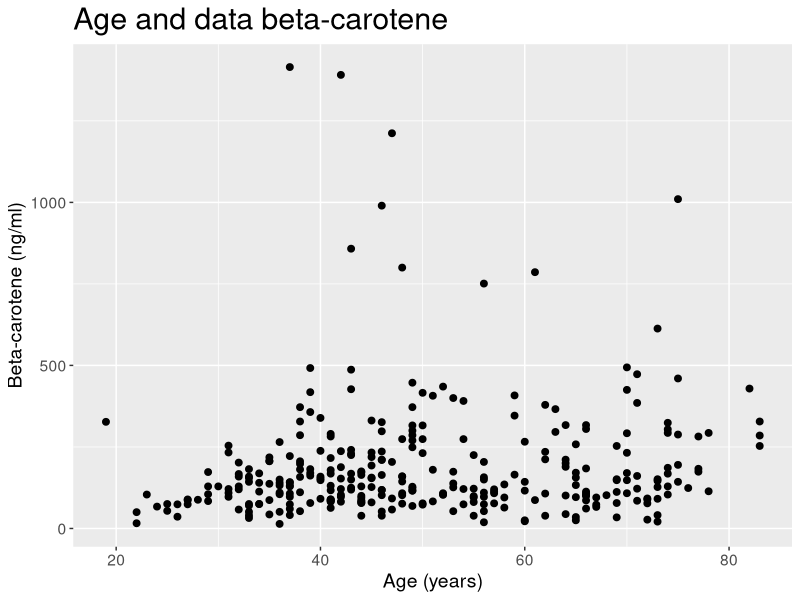
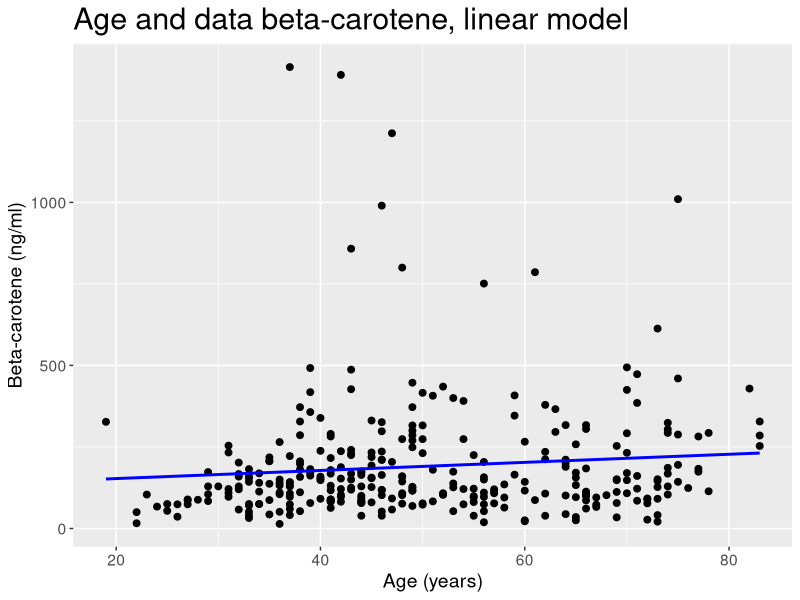
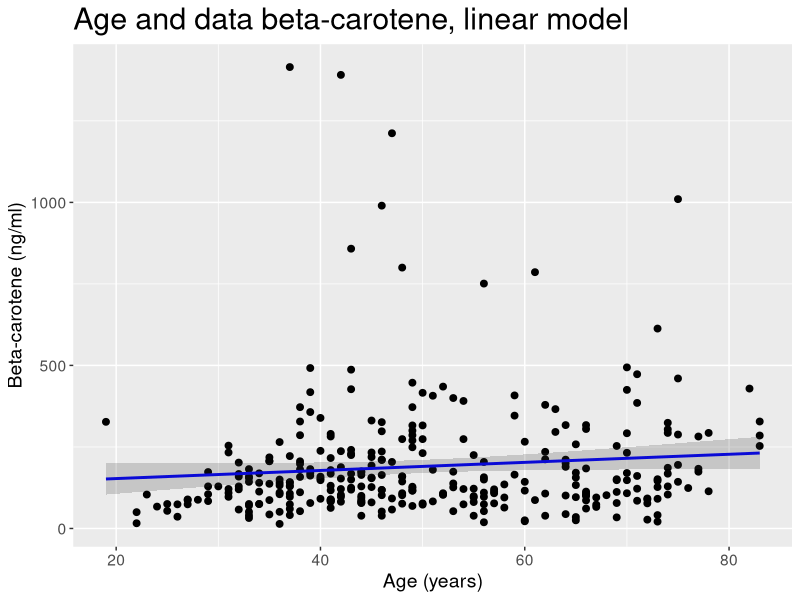
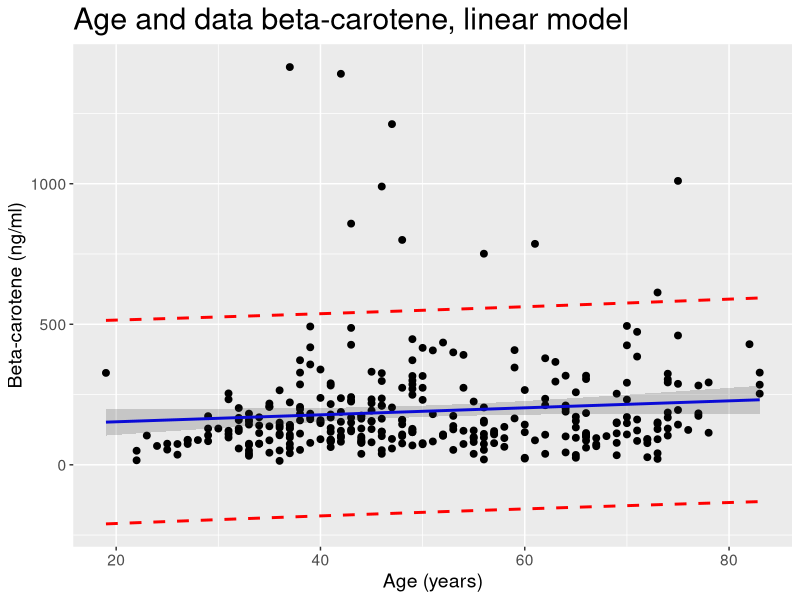
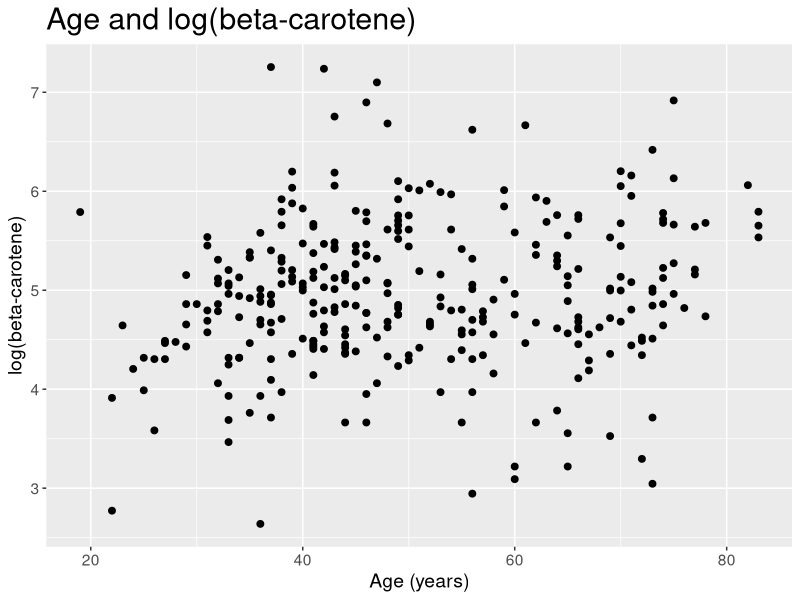
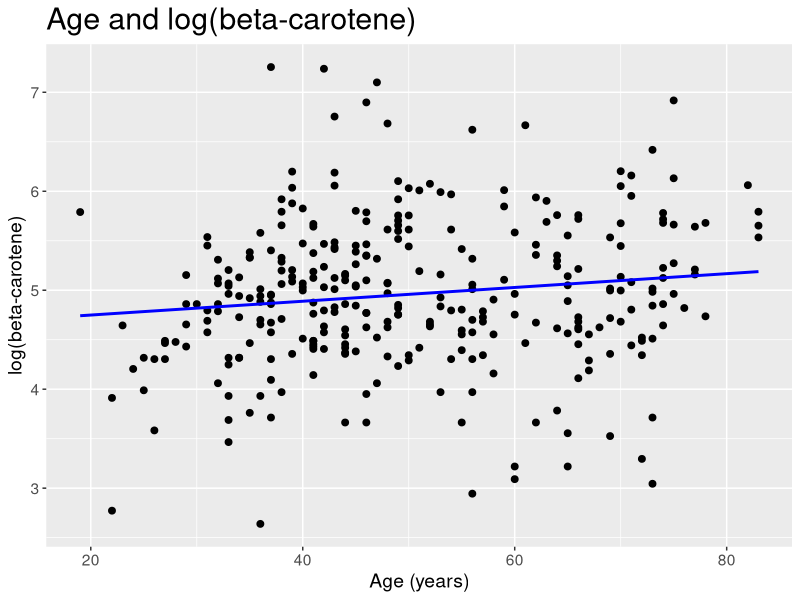
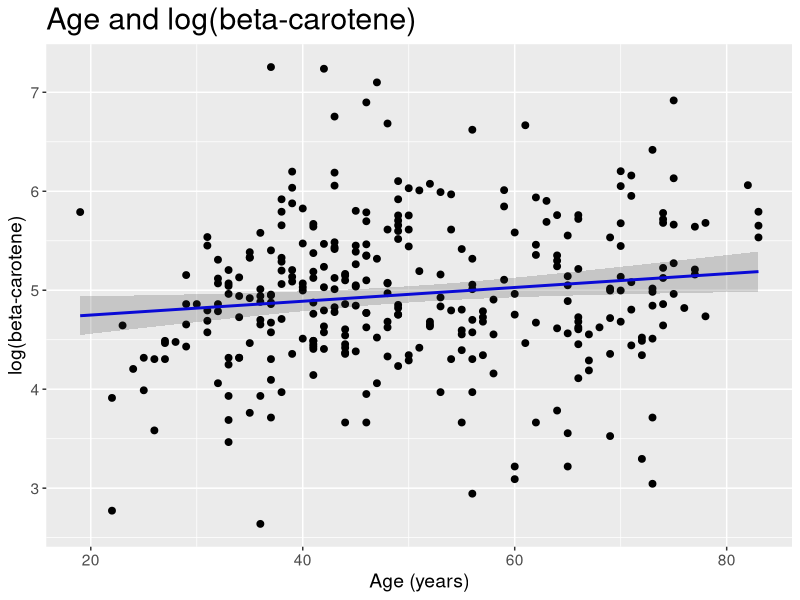
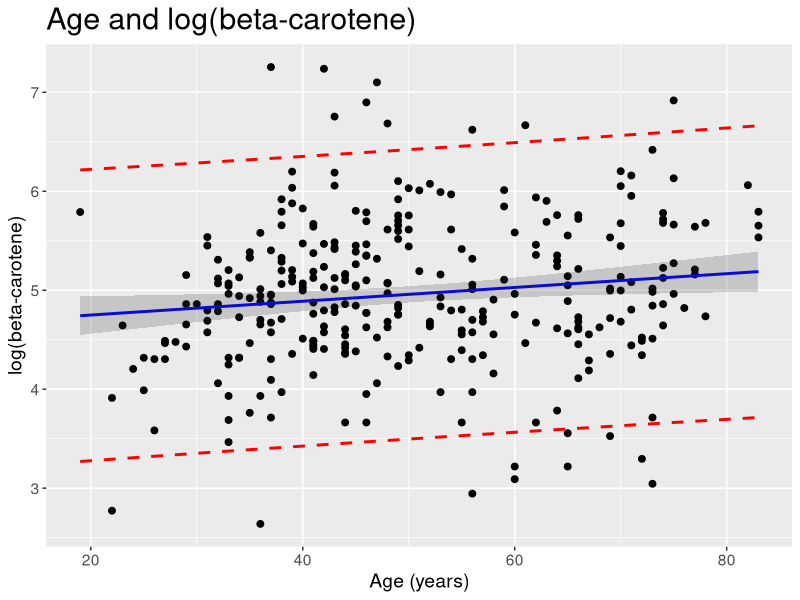

These charts were generated, in order, by the following R code:
# Imports
library(ggplot2)

# Constants
overwrite.images <- FALSE

# Read data file
data <- read.delim(file = "Data/plasma.txt")
head(data)
summary(data)

# Delete invalid datapoint and store minimum
data <- data[data$betaplasma > 0, ]
minage <- min(data$age)


###### Linear model ######
model1.linear <- lm(betaplasma ~ I(age - minage), data = data)
summary(model1.linear)

# Extract betas and corresponding confidence intervals
model1.linear$coefficients
confint(model1.linear)


# Fit a line and display data
model1.linear.pred <- cbind(data, 
        fit = predict(model1.linear),
        conf = predict(model1.linear, interval = "confidence"),
        pred = predict(model1.linear, interval = "prediction"))
head(model1.linear.pred)

# Get rid of extra fits
model1.linear.pred$conf.fit <- model1.linear.pred$pred.fit <- NULL
head(model1.linear.pred)

# Plot beta-carotene against age and save image
(
  plot1.data <-
    ggplot(data = model1.linear.pred, aes(x = age, y = betaplasma)) +
    geom_point(size = 2) +
    xlab("Age (years)") +
    ylab("Beta-carotene (ng/ml)") +
    labs(title = "Age and data beta-carotene") +
    theme(text = element_text(size = 14), plot.title = element_text(size=22))
)

# Add the fitted line to the data plot
(
  plot1.line <- plot1.data + 
    geom_line(aes(y = fit), color = "blue", size = 1) +
    labs(title = "Age and data beta-carotene, linear model")
)
# Add confidence interval
(
  plot1.conf <- plot1.line + 
    geom_ribbon(aes(ymin = conf.lwr, ymax = conf.upr), alpha = 0.2)
)

# Add prediction interval
(
  plot1.pred <- plot1.conf + geom_line(aes(y = pred.lwr),
                                       color = "red", linetype = "dashed", size = 1) +
    geom_line(aes(y = pred.upr), 
              color = "red", linetype = "dashed", size = 1)
)
if(overwrite.images) {
  ggsave(filename="AgeVsBetaCarotene.png", path="Images/Part 1/")
} 

###### Logarithmic model ######
model2.log <- lm(log(betaplasma) ~ I(age - minage), data = data)
summary(model2.log)$coefficients
exp(summary(model2.log)$coefficients)
confint(model2.log)
exp(confint(model2.log))


# Fit a log line and display head
model2.log.pred <- cbind(data, 
        fit = predict(model2.log),
        conf = predict(model2.log, interval = "confidence"),
        pred = predict(model2.log, interval = "prediction"))
head(model2.log.pred)

# Get rid of the extra fits
model2.log.pred$conf.fit <- model2.log.pred$pred.fit <- NULL
head(model2.log.pred)

# Plot log(beta-carotene) against age
(
  plot2.data <- 
    ggplot(data = model2.log.pred, aes(x = age, y = log(betaplasma))) + 
    geom_point(size = 2) +
    xlab("Age (years)") +
    ylab("log(beta-carotene)") +
    labs(title = "Age and log(beta-carotene)") +
    theme(text = element_text(size = 14), plot.title = element_text(size=22))
)

# Add the fitted line to the data plot and save
(
  plot2.line <- plot2.data + 
    geom_line(aes(y = fit), color = "blue", size = 1)
)

# Add confidence interval
(
  plot2.conf <- plot2.line + 
    geom_ribbon(aes(ymin = conf.lwr, ymax = conf.upr), alpha = 0.2)
)

# Add prediction interval
(
  plot2.pred <- plot2.conf + geom_line(aes(y = pred.lwr),
                       color = "red", linetype = "dashed", size = 1) +
             geom_line(aes(y = pred.upr), 
                       color = "red", linetype = "dashed", size = 1)
)
if(overwrite.images) {
  ggsave(filename="AgeVsLogBetaCarotene.png", path="Images/Part 1/")
}
###### Residual Analysis ######
### Linear model ###

# Add the residuals to the predicted data
model1.linear.pred$e <- model1.linear$residuals
head(model1.linear.pred)

# Save the max-value in order to make the y-axis symmetrical 
# in the plots.
(max1.e <- max(abs(model1.linear.pred$e)))
(model1.linear.pred.elims <- c(-max1.e, max1.e))

# Plot residuals against x, add a horizontal line at y=0,
# and expand the y-axis to include +/- max residual.
(
  plot3.data <- ggplot(data = model1.linear.pred, aes(x = age, y = e)) +
         geom_point(size = 2) + geom_hline(yintercept = 0) + 
         expand_limits(y = model1.linear.pred.elims) + xlab("Age") + 
         ylab("Residual") + labs(title = "Residuals vs age, linear model") +
         theme(text = element_text(size = 14),
               plot.title = element_text(size=22))
)
if(overwrite.images) {
  ggsave(filename="ResVsAgeLin.png", path="Images/Part 1/")
}

# Plot residuals against yhat, add a horizontal line at y=0,
# and expand the y-axis to include +/- max residual.
(
  plot4 <- ggplot(data = model1.linear.pred, aes(x = fit, y = e)) + 
    geom_point(size = 2) + geom_hline(yintercept = 0) + 
    expand_limits(y = model1.linear.pred.elims) + 
    xlab("Predicted concentrations of beta-carotene (ng/ml)") + 
    ylab("Residual") + labs(
      title = "Residuals vs predicted values y-hat, linear model") +
    theme(text = element_text(size = 14), plot.title = element_text(size=18))
)
if(overwrite.images) {
  ggsave(filename="ResVsYhatLin.png", path="Images/Part 1/")
}

# Make a normal qq-plot of the residuals.
(
  plot5 <- ggplot(data = model1.linear.pred, aes(sample = e)) + 
    geom_qq(size = 2) + geom_qq_line() + 
    labs(title = "Normal Q-Q-plot of the residuals, linear model") +
    xlab("Normal quantiles") + ylab("Residual quantiles") +
    theme(text = element_text(size = 14), plot.title = element_text(size=18))
)
if(overwrite.images) {
  ggsave(filename="QQplotResLin.png", path="Images/Part 1/")
}

# Histogram of the residuals:
(
  plot6 <- ggplot(data = model1.linear.pred, aes(x = e)) +
       geom_histogram(bins = 10) + xlab("Residuals") + ylab("Count (n)") +
       labs(title = "Histogram of residuals, linear model") +
       theme(text = element_text(size = 14))
)
if(overwrite.images) {
  ggsave(filename="HistplotResLin.png", path="Images/Part 1/")
}

### Logarithmic model ###
# Add the residuals to the predicted data
model2.log.pred$e <- model2.log$residuals
head(model2.log.pred)

# Save the max-value in order to make the y-axis symmetrical 
# in the plots.
(max2.e <- max(abs(model2.log.pred$e)))
(model2.log.pred.elims <- c(-max2.e, max2.e))

# Plot residuals against x, add a horizontal line at y=0,
# and expand the y-axis to include +/- max residual.
(
  plot7 <- ggplot(data = model2.log.pred, aes(x = age, y = e)) + 
       geom_point(size = 2) + geom_hline(yintercept = 0) + 
       expand_limits(y = model2.log.pred.elims) + xlab("Age") + ylab("Residual") 
       + labs(title = "Residuals vs age, logarithmic model") +
       theme(text = element_text(size = 14), plot.title = element_text(size=22))
)
if(overwrite.images) {
  ggsave(filename="ResVsAgeLog.png", path="Images/Part 1/")
}

# Plot residuals against y-hat, add a horizontal line at y=0,
# and expand the y-axis to include +/- max residual.
(
  plot8 <- ggplot(data = model2.log.pred, aes(x = fit, y = e)) + 
       geom_point(size = 2) + geom_hline(yintercept = 0) + 
       expand_limits(y = model2.log.pred.elims) +
       xlab("Predicted betakaroten") + ylab("Residual") +
       labs(title = "Residuals vs predicted values Y-hat, logarithmic model") +
       theme(text = element_text(size = 14), plot.title = element_text(size=18))
)
if(overwrite.images) {
  ggsave(filename="ResVsYhatLog.png", path="Images/Part 1/")
}

# Make a normal qq-plot of the residuals.
(
  plot9 <- ggplot(data = model2.log.pred, aes(sample = e)) + geom_qq(size = 2) +
       geom_qq_line() + labs(title = "Normal Q-Q-plot of the residuals") +
       theme(text = element_text(size = 14))
)
if(overwrite.images) {
  ggsave(filename="QQplotResLog.png", path="Images/Part 1/")
}

# Histogram of the residuals:
(
  plot10 <- ggplot(data = model2.log.pred, aes(x = e)) + 
    geom_histogram(bins = 10) + xlab("Residuals") + ylab("Count (n)") +
    labs(title = "Histogram of residuals, logarithmic model") + 
    theme(text = element_text(size = 14))
)
if(overwrite.images) {
  ggsave(filename="HistplotResLog.png", path="Images/Part 1/")
}

### Choosing logarithmic model ###
# Calculate the confidence intervals for beta:
(conf <- confint(model2.log))
model2.log$coefficients
exp(conf)
exp(model2.log$coefficients)

# Predict for ages 25, 26, 75, 76
(x0.ages <- data.frame(age = c(25, 26, 75, 76)))
(x0.ages.pred <- cbind(x0.ages, 
                       fit = exp(predict(model2.log, x0.ages)),
                       conf = exp(predict(model2.log, x0.ages, 
                                          interval = "confidence")),
                       pred = exp(predict(model2.log, x0.ages, 
                                          interval = "prediction"))))

x0.ages.pred$interval_width <- x0.ages.pred$conf.upr - x0.ages.pred$conf.lwr

# Display interval ages and corresponding interval width
cbind(x0.ages.pred["age"], x0.ages.pred["interval_width"]) 
